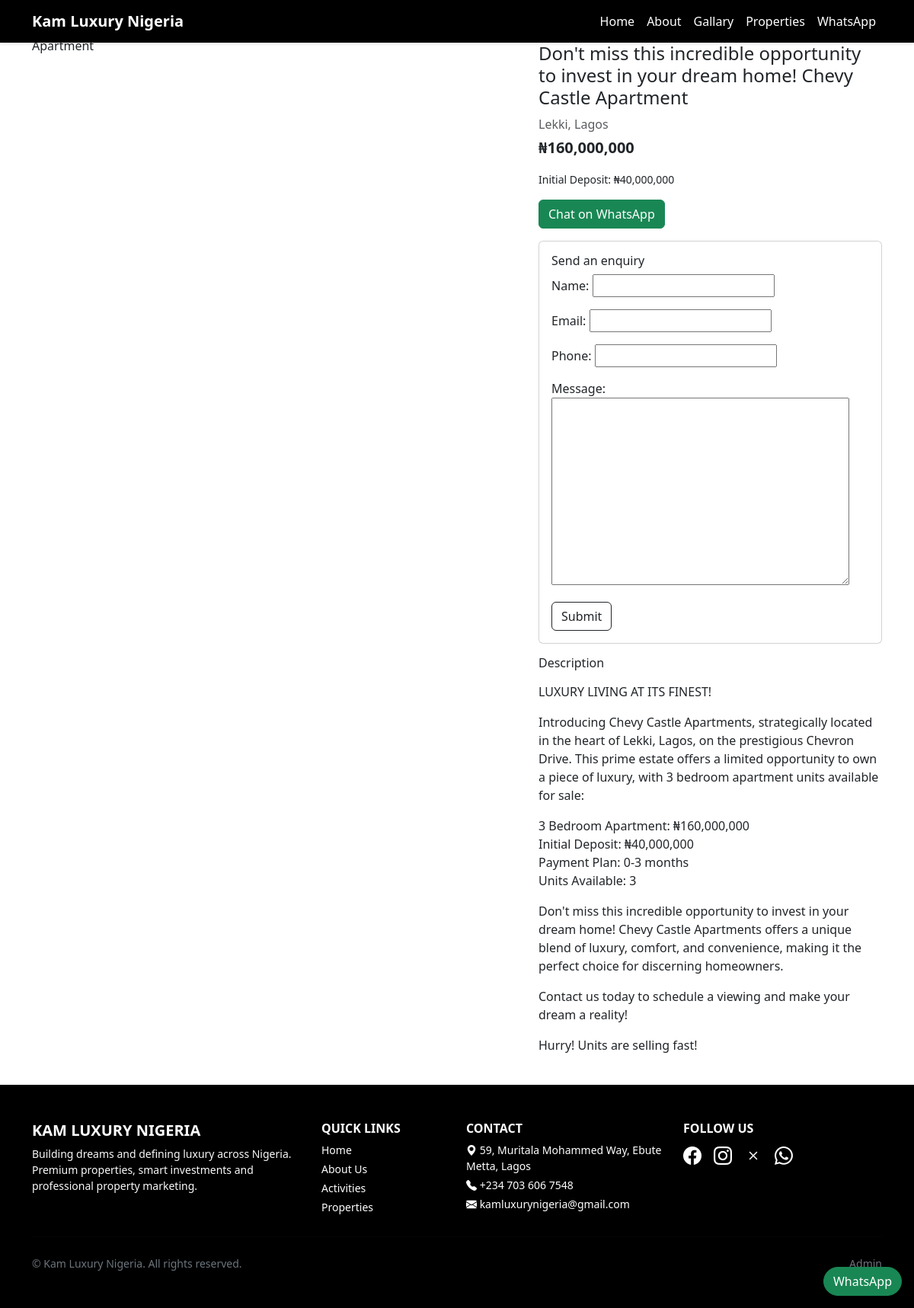
The app's page /properties/autograph-lagos-modern-living-smart-investment/ with its own data.
### listings/models.py (models this page shows, shortened)
class Property(models.Model):
    title = models.CharField(max_length=200)
    slug = models.SlugField(unique=True)
    category = models.CharField(max_length=10, choices=Category.choices, blank=True)
    location = models.CharField(max_length=200)
    description = models.TextField(blank=True)
    price = models.DecimalField(max_digits=12, decimal_places=2, blank=True, null=True)
    initial_deposit = models.DecimalField(max_digits=12, decimal_places=2, blank=True, null=True)
    installment_plan = models.CharField(max_length=200, blank=True)
    bedrooms = models.PositiveIntegerField(default=0)
    bathrooms = models.PositiveIntegerField(default=0)
    parking = models.PositiveIntegerField(default=0)
    square_meters = models.PositiveIntegerField(default=0)
    is_featured = models.BooleanField(default=False)
    cover = CloudinaryField("cover", folder="properties", blank=True, null=True)
    gallery1 = CloudinaryField("gallery1", folder="properties", blank=True, null=True)
    gallery2 = CloudinaryField("gallery2", folder="properties", blank=True, null=True)
    created_at = models.DateTimeField(auto_now_add=True)
    def get_absolute_url(self):
        return reverse("listings:detail", args=[self.slug])

### listings/views.py (the view, shortened to what this page needs)
# urls.py: path("properties/<slug:slug>/", views.property_detail, name="detail"),
def property_detail(request, slug):
    obj = get_object_or_404(Property.objects.prefetch_related('options'), slug=slug)
    options = list(getattr(obj, 'options').all().order_by('price'))
    selected_option = None
    if HAS_UNITOPTION:
        selected_option_id = request.POST.get('option_id') or request.GET.get('option_id')
        if selected_option_id:
            from .models import UnitOption  # safe import
            try:
                selected_option = UnitOption.objects.get(id=selected_option_id, property=obj)
            except UnitOption.DoesNotExist:
                selected_option = None
        elif options:
            selected_option = options[0]  # preselect first
    form = LeadForm(request.POST or None)
    from urllib.parse import quote
    whatsapp_number = getattr(settings, 'WHATSAPP_NUMBER', '2347036067548')
    wa_text = f"I'm interested in {obj.title}"
    if selected_option:
        wa_text += f" – {selected_option.get_unit_type_display()}"
    wa_text += f" ({request.build_absolute_uri(obj.get_absolute_url())})"
    whatsapp_link = f"https://wa.me/{whatsapp_number}?text={quote(wa_text)}"
    return render(request, 'listings/property_detail.html', {
        'obj': obj,
        'form': form,
        'whatsapp_link': whatsapp_link,
        'selected_option': selected_option,
        'options': options,               # <-- pass explicitly
    })

### listings/forms.py
class LeadForm(forms.ModelForm):
    class Meta:
        model = Lead
        fields = ["name", "email", "phone", "message"]

### templates/listings/property_detail.html (shortened to what this page needs)
{% extends 'listings/base.html' %}
{% load humanize %}
{% block content %}
<div class="container">
  <div class="row g-4">
    <div class="col-lg-7">
      <div class="row g-2">
        {% if obj.gallery1 %}<div class="col-6"><img class="img-fluid rounded" src="{{ obj.gallery1.url }}" alt=""></div>{% endif %}
        {% if obj.gallery2 %}<div class="col-6"><img class="img-fluid rounded" src="{{ obj.gallery2.url }}" alt=""></div>{% endif %}
      </div>
    </div>
    <div class="col-lg-5">
      <span class="badge bg-secondary mb-2">{{ obj.get_category_display }}</span>
      <h1 class="h4">{{ obj.title }}</h1>
      <p class="text-muted mb-1">{{ obj.location }}</p>
      {% if options %}
      <form id="optionPick" method="get" class="mb-3">
        <div class="list-group">
          {% for opt in options %}
          <label class="list-group-item d-flex align-items-start gap-3">
            <input
              type="radio" name="option_id" value="{{ opt.id }}"
              class="form-check-input mt-1"
              {% if selected_option and selected_option.id == opt.id %}
                checked
              {% elif not selected_option and forloop.first %}
                checked
              {% endif %}
            >
            <div class="w-100">
              <div class="d-flex justify-content-between">
                <strong>
                  {{ opt.get_unit_type_display }}
                  {% if opt.label %} – {{ opt.label }}{% endif %}
                </strong>
                <span>₦{{ opt.price|floatformat:0|intcomma }}</span>
              </div>
              <div class="small text-muted mt-1">
                {% if opt.initial_deposit %}
                  Initial Deposit: ₦<span class="js-id-{{ opt.id }}">{{ opt.initial_deposit|floatformat:0|intcomma }}</span>
                {% endif %}
                {% if opt.plan_0_3 %} • 0–3m: ₦{{ opt.plan_0_3|floatformat:0|intcomma }}{% endif %}
                {% if opt.plan_3_6 %} • 3–6m: ₦{{ opt.plan_3_6|floatformat:0|intcomma }}{% endif %}
                {% if opt.plan_6_12 %} • 6–12m: ₦{{ opt.plan_6_12|floatformat:0|intcomma }}{% endif %}
                {% if opt.notes %}<div class="text-body-secondary mt-1">{{ opt.notes }}</div>{% endif %}
              </div>
            </div>
          </label>
          {% endfor %}
        </div>
      </form>
      <p class="fs-5 fw-semibold mt-3 mb-2">
        Selected Price:
        {% if selected_option %}
          <span id="jsPrice">₦{{ selected_option.price|floatformat:0|intcomma }}</span>
        {% elif options %}
          <span id="jsPrice">₦{{ options.0.price|floatformat:0|intcomma }}</span>
        {% else %}
          <span id="jsPrice">₦0</span>
        {% endif %}
      </p>
      {% else %}
      <p class="fs-5 fw-semibold">₦{{ obj.price|floatformat:0|intcomma }}</p>
      {% endif %}
      <ul class="small list-unstyled mb-3">
        {% if obj.initial_deposit %}<li>Initial Deposit: ₦{{ obj.initial_deposit|floatformat:0|intcomma }}</li>{% endif %}
      </ul>
      <div class="d-flex gap-2 mb-3">
        <a class="btn btn-success" id="jsWhatsApp" href="{{ whatsapp_link }}">Chat on WhatsApp</a>
      </div>
      <div class="card">
        <div class="card-body">
          <h2 class="h6">Send an enquiry</h2>
          <form method="post">{% csrf_token %}
            {{ form.as_p }}
            <button class="btn btn-outline-dark">Submit</button>
          </form>
        </div>
      </div>
      <div class="mt-3">
        <h2 class="h6">Description</h2>
        <p>{{ obj.description|linebreaks }}</p>
      </div>
    </div>
  </div>
</div>
{% endblock %}

### templates/listings/base.html (shortened to what this page needs)
<!doctype html>
<html lang="en">
  {% load static %}
  <head>
    <link href="https://cdn.jsdelivr.net/npm/bootstrap@5.3.3/dist/css/bootstrap.min.css" rel="stylesheet">
    <link href="https://cdn.jsdelivr.net/npm/bootstrap-icons@1.11.3/font/bootstrap-icons.css" rel="stylesheet">
    <link href="{% static 'css/site.css' %}" rel="stylesheet">
    <link rel="stylesheet" href="{% static 'css/site.css' %}">
  </head>
  <body>
    <nav class="navbar navbar-expand-lg navbar-dark fixed-top shadow-sm" role="navigation" aria-label="Main navigation">
      <div class="container">
        <a class="navbar-brand fw-bold" href="{% url 'listings:home' %}">Kam Luxury Nigeria</a>
        <div class="collapse navbar-collapse" id="nav">
          <ul class="navbar-nav ms-auto align-items-lg-center">
            <li class="nav-item"><a class="nav-link" href="{% url 'listings:home' %}">Home</a></li>
            <li class="nav-item"><a class="nav-link" href="{% url 'listings:about' %}">About</a></li>
            <li class="nav-item"><a class="nav-link" href="{% url 'listings:activities' %}">Gallary</a></li>
            <li class="nav-item"><a class="nav-link" href="/properties/">Properties</a></li>
            <li class="nav-item">
              <a class="nav-link" href="https://wa.me/{{ WHATSAPP_NUMBER|default:'2347036067548' }}" target="_blank" rel="noopener">WhatsApp</a>
            </li>
          </ul>
        </div>
      </div>
    </nav>
    <main class="py-4">
      {% block content %}{% endblock %}
    </main>
    <footer class="site-footer mt-auto py-5">
      <div class="container">
        <div class="row gy-4">
          <div class="col-12 col-md-4">
            <h5 class="fw-bold mb-2 text-uppercase">Kam Luxury Nigeria</h5>
            <p class="small text-light mb-0">
              Building dreams and defining luxury across Nigeria. Premium properties,
              smart investments and professional property marketing.
            </p>
          </div>
          <div class="col-6 col-md-2">
            <h6 class="fw-semibold text-uppercase mb-2">Quick Links</h6>
            <ul class="list-unstyled small mb-0">
              <li class="mb-1"><a href="{% url 'listings:home' %}">Home</a></li>
              <li class="mb-1"><a href="{% url 'listings:about' %}">About Us</a></li>
              <li class="mb-1"><a href="{% url 'listings:activities' %}">Activities</a></li>
              <li class="mb-1"><a href="/properties/">Properties</a></li>
            </ul>
          </div>
          <div class="col-6 col-md-3">
            <h6 class="fw-semibold text-uppercase mb-2">Contact</h6>
            <ul class="list-unstyled small mb-0">
              <li class="mb-1"><i class="bi bi-geo-alt-fill"></i> 59, Muritala Mohammed Way, Ebute Metta, Lagos</li>
              <li class="mb-1"><i class="bi bi-telephone-fill"></i> +234 703 606 7548</li>
              <li class="mb-1"><i class="bi bi-envelope-fill"></i> kamluxurynigeria@gmail.com</li>
            </ul>
          </div>
          <div class="col-12 col-md-3">
            <h6 class="fw-semibold text-uppercase mb-2">Follow Us</h6>
            <div class="d-flex gap-3">
              <a href="https://facebook.com/kamluxurynigeria" target="_blank" rel="noopener" aria-label="Facebook"><i class="bi bi-facebook fs-4"></i></a>
              <a href="https://instagram.com/kamluxurynigeria" target="_blank" rel="noopener" aria-label="Instagram"><i class="bi bi-instagram fs-4"></i></a>
              <a href="https://x.com/kamluxurynigeria" target="_blank" rel="noopener" aria-label="X / Twitter"><i class="bi bi-x fs-4"></i></a>
              <a href="https://wa.me/{{ WHATSAPP_NUMBER|default:'2347036067548' }}" target="_blank" rel="noopener" aria-label="WhatsApp"><i class="bi bi-whatsapp fs-4"></i></a>
            </div>
          </div>
        </div>
        <hr class="my-4">
        <div class="d-flex justify-content-between small text-secondary">
          <div>© {{ now|date:"Y" }} Kam Luxury Nigeria. All rights reserved.</div>
          <div><a href="/admin/" class="text-secondary text-decoration-none">Admin</a></div>
        </div>
      </div>
    </footer>
    <a class="btn btn-success position-fixed"
       style="right:1rem;bottom:1rem;border-radius:9999px"
       href="https://wa.me/{{ WHATSAPP_NUMBER|default:'2347036067548' }}?text=Hello%20Kam%20Luxury%20Nigeria"
       aria-label="WhatsApp">
      WhatsApp
    </a>
  </body>
</html>

### static/css/site.css (style rules this page uses)
body { font-family: system-ui, -apple-system, "Segoe UI", Roboto, "Helvetica Neue", Arial; }

### templates/listings/base.html (style rules this page uses)
:root { --navbar-height: 84px; }
html, body { height: 100%; }
main { flex: 1 0 auto; }
footer { flex-shrink: 0; }
.navbar-dark { background-color: #000 !important; }
.navbar-dark .navbar-brand, .navbar-dark .nav-link { color: #fff !important; }
@media (min-width: 992px) { :root { --navbar-height: 70px; } }
.site-footer { background: #000; color: #fff; }
.site-footer a { color: #fff; text-decoration: none; }
.site-footer hr { border-color: rgba(255,255,255,0.08); }

### records on screen
Property: title "Don't miss this incredible opportunity to invest in your dream home! Chevy Castle Apartment", location "Lekki, Lagos", price "160,000,000", initial_deposit "40,000,000", description "LUXURY LIVING AT ITS FINEST! Introducing Chevy Castle Apartments, strategically located in the heart of Lekki, Lagos, on the prestigious Chevron Drive. This prime estate offers a limited opportunity to own a piece of luxury, with 3 bedroom apartment units available for sale: 3 Bedroom Apartment: ₦160,000,000 Initial Deposit: ₦40,000,000 Payment Plan: 0-3 months Units Available: 3 Don't miss this incredible opportunity to invest in your dream home! Chevy Castle Apartments offers a unique blend of luxury, comfort, and convenience, making it the perfect choice for discerning homeowners. Contact us today to schedule a viewing and make your dream a reality! Hurry! Units are selling fast!"
